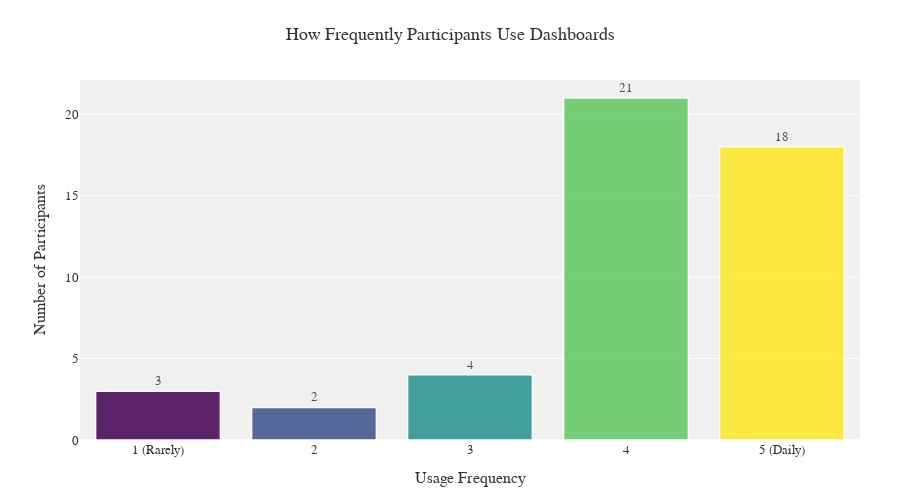
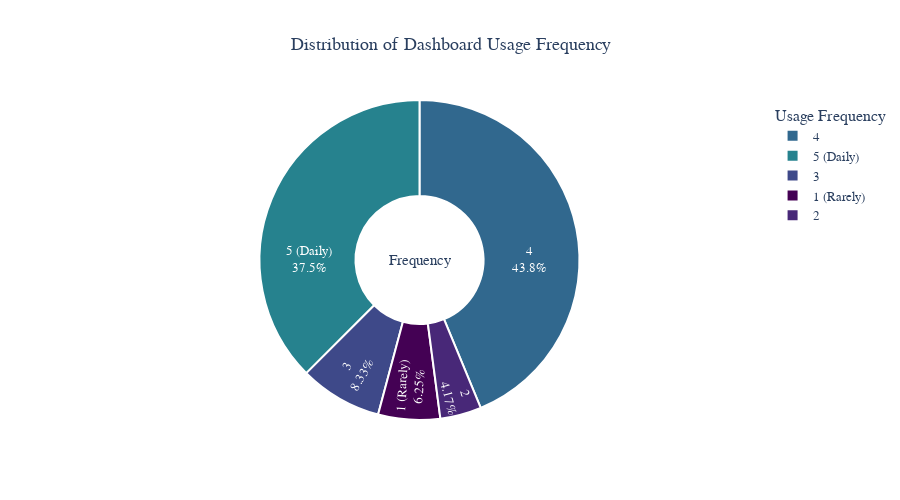

Notebook source saved alongside these figures, in order:
### Code cell
# Analyze and visualize the dashboard usage frequency (Frequent_1)
import plotly.express as px
import plotly.graph_objects as go
from plotly.subplots import make_subplots
import numpy as np

# Find the column related to "Frequent_1" (case-insensitive)
freq_column = None
for col in data_entries.columns:
    if 'frequent_1' in str(col).lower():
        freq_column = col
        break

if freq_column:
    print(f"Found frequency column: '{freq_column}'")
    
    # Convert frequency values to numeric, coercing any non-numeric values to NaN
    data_entries[freq_column] = pd.to_numeric(data_entries[freq_column], errors='coerce')
    
    # Drop NaN values for analysis
    freq_data = data_entries[freq_column].dropna()
    
    if not freq_data.empty:
        # Calculate basic statistics
        freq_mean = freq_data.mean()
        freq_median = freq_data.median()
        freq_mode = freq_data.mode()[0]  # Most common value
        
        # Count occurrences of each frequency value
        freq_counts = freq_data.value_counts().sort_index()
        
        # Create labels for the frequency scale
        freq_labels = {
            1: "1 (Rarely)",
            2: "2",
            3: "3",
            4: "4",
            5: "5 (Daily)"
        }
        
        # Create a DataFrame for better plotting
        freq_df = pd.DataFrame({
            'Frequency': [freq_labels.get(int(idx), idx) for idx in freq_counts.index],
            'Count': freq_counts.values,
            'Raw_Value': freq_counts.index
        })
        
        print("\nDashboard Usage Frequency Statistics:")
        print(f"Mean frequency: {freq_mean:.2f}")
        print(f"Median frequency: {freq_median:.1f}")
        print(f"Most common frequency: {freq_mode} ({freq_labels.get(int(freq_mode), freq_mode)})")
        print("\nFrequency Distribution:")
        for idx, count in freq_counts.items():
            print(f"{freq_labels.get(int(idx), idx)}: {count} participants ({count/len(freq_data)*100:.1f}%)")
        
        # Create a bar chart
        fig = px.bar(
            freq_df, 
            x='Frequency', 
            y='Count',
            color='Raw_Value',
            text='Count',
            title='How Frequently Participants Use Dashboards',
            labels={'Count': 'Number of Participants', 'Frequency': 'Usage Frequency'},
            height=500,
            color_continuous_scale='Viridis'  # Color gradient from low to high frequency
        )
        
        # Improve layout
        fig.update_layout(
            title_x=0.5,
            plot_bgcolor='rgba(240,240,240,0.95)',
            paper_bgcolor='white',
            font=dict(family="Arial, sans-serif", size=13, color="#333"),
            margin=dict(l=80, r=40, t=80, b=60),
            coloraxis_showscale=False  # Hide the color scale
        )
        
        # Add counts on top of bars
        fig.update_traces(
            texttemplate='%{text}',
            textposition='outside',
            hovertemplate='<b>%{x}</b><br>Count: %{y} participants<extra></extra>',
            marker_line_width=1.5,
            marker_line_color='white',
            opacity=0.85
        )
        
        # Display the chart
        fig.show()
        
        # Create a donut chart for proportions
        labels = [freq_labels.get(int(idx), idx) for idx in freq_counts.index]
        values = freq_counts.values
        
        fig_donut = go.Figure(data=[go.Pie(
            labels=labels,
            values=values,
            hole=.4,
            textinfo='label+percent',
            insidetextorientation='radial',
            marker=dict(
                colors=px.colors.sequential.Viridis,
                line=dict(color='white', width=2)
            )
        )])
        
        fig_donut.update_layout(
            title_text='Distribution of Dashboard Usage Frequency',
            title_x=0.5,
            font=dict(family="Arial, sans-serif", size=13),
            annotations=[dict(text='Frequency', x=0.5, y=0.5, font_size=15, showarrow=False)],
            height=500,
            showlegend=True,
            legend_title="Usage Frequency"
        )
        
        fig_donut.show()
        
    else:
        print("No valid frequency data found (all values are non-numeric or NaN).")
else:
    print("Could not find a column related to 'Frequent_1'.")
    print(f"Available columns: {data_entries.columns.tolist()}")

### Figure 1 — Plotly figure (JSON) as saved in the notebook; plotly's stock layout.template omitted (floating-point values rounded to 4 significant figures)
{"data": [{"hovertemplate": "<b>%{x}</b><br>Count: %{y} participants<extra></extra>", "legendgroup": "", "marker": {"color": [1, 2, 3, 4, 5], "coloraxis": "coloraxis", "line": {"color": "white", "width": 1.5}, "pattern": {"shape": ""}}, "name": "", "opacity": 0.85, "orientation": "v", "showlegend": false, "text": [3.0, 2.0, 4.0, 21.0, 18.0], "textposition": "outside", "texttemplate": "%{text}", "type": "bar", "x": ["1 (Rarely)", "2", "3", "4", "5 (Daily)"], "xaxis": "x", "y": [3, 2, 4, 21, 18], "yaxis": "y"}], "layout": {"barmode": "relative", "coloraxis": {"colorbar": {"title": {"text": "Raw_Value"}}, "colorscale": [[0, "#440154"], [0.1111, "#482878"], [0.2222, "#3e4989"], [0.3333, "#31688e"], [0.4444, "#26828e"], [0.5556, "#1f9e89"], [0.6667, "#35b779"], [0.7778, "#6ece58"], [0.8889, "#b5de2b"], [1, "#fde725"]], "showscale": false}, "font": {"color": "#333", "family": "Arial, sans-serif", "size": 13}, "height": 500, "legend": {"tracegroupgap": 0}, "margin": {"b": 60, "l": 80, "r": 40, "t": 80}, "paper_bgcolor": "white", "plot_bgcolor": "rgba(240,240,240,0.95)", "title": {"text": "How Frequently Participants Use Dashboards", "x": 0.5}, "xaxis": {"anchor": "y", "domain": [0, 1], "title": {"text": "Usage Frequency"}}, "yaxis": {"anchor": "x", "domain": [0, 1], "title": {"text": "Number of Participants"}}}}

### Figure 2 — Plotly figure (JSON) as saved in the notebook; plotly's stock layout.template omitted (floating-point values rounded to 4 significant figures)
{"data": [{"hole": 0.4, "insidetextorientation": "radial", "labels": ["1 (Rarely)", "2", "3", "4", "5 (Daily)"], "marker": {"colors": ["#440154", "#482878", "#3e4989", "#31688e", "#26828e", "#1f9e89", "#35b779", "#6ece58", "#b5de2b", "#fde725"], "line": {"color": "white", "width": 2}}, "textinfo": "label+percent", "type": "pie", "values": [3, 2, 4, 21, 18]}], "layout": {"annotations": [{"font": {"size": 15}, "showarrow": false, "text": "Frequency", "x": 0.5, "y": 0.5}], "font": {"family": "Arial, sans-serif", "size": 13}, "height": 500, "legend": {"title": {"text": "Usage Frequency"}}, "showlegend": true, "title": {"text": "Distribution of Dashboard Usage Frequency", "x": 0.5}}}
